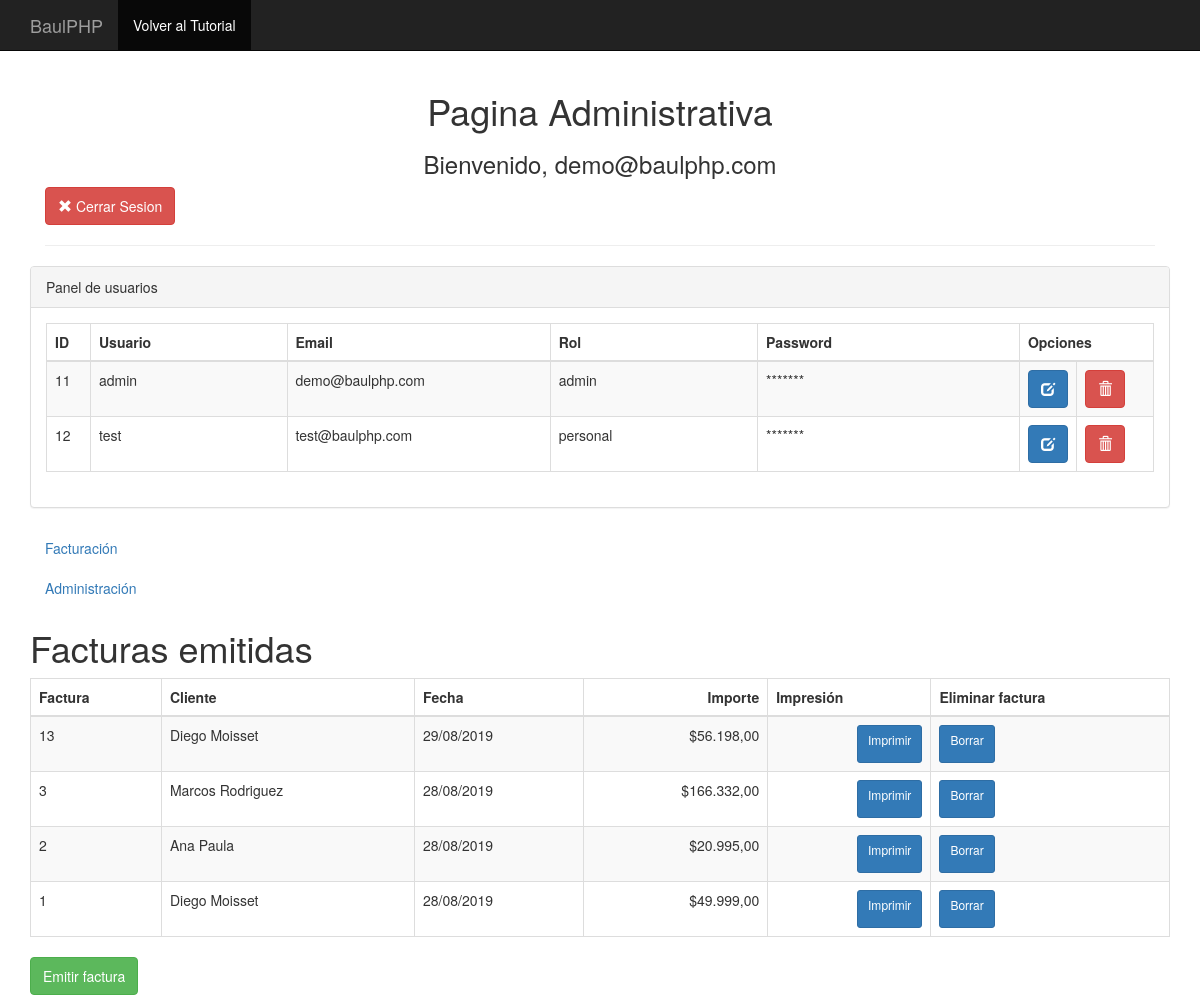
/admin/admin_portada.php (signed in), run on the app's committed database.
### tables this page shows
CREATE TABLE `mainlogin` (
  `id` int(11) NOT NULL,
  `username` varchar(15) NOT NULL,
  `email` varchar(40) NOT NULL,
  `password` varchar(20) NOT NULL,
  `role` varchar(10) NOT NULL
);

CREATE TABLE `facturas` (
  `codigo` int(11) NOT NULL AUTO_INCREMENT,
  `fecha` date DEFAULT NULL,
  `codigocliente` int(11) DEFAULT NULL,
  PRIMARY KEY (`codigo`)
);

CREATE TABLE `clientes` (
  `codigo` int(11) NOT NULL AUTO_INCREMENT,
  `nombre` varchar(50) DEFAULT NULL,
  `telefono` varchar(20) DEFAULT NULL,
  `mail` varchar(70) DEFAULT NULL,
  `direccion` varchar(70) DEFAULT NULL,
  PRIMARY KEY (`codigo`)
);

### admin/admin_portada.php (the view, shortened to what this page needs)
<!DOCTYPE html>
<html>
<head>
<link rel="stylesheet" href="../bootstrap/css/bootstrap.min.css">
</head>
	<body>
<?php include("../header.php");?>
	<div class="wrapper">
	<div class="container">
		<div class="col-lg-12">
			<center>
				<h1>Pagina Administrativa</h1>
				<h3>
				<?php
				if(isset($_SESSION['admin_login']))
				{
				?>
					Bienvenido,
				<?php
						echo $_SESSION['admin_login'];
				}
				?>
				</h3>
			</center>
			<a href="../cerrar_sesion.php"><button class="btn btn-danger text-left"><span class="glyphicon glyphicon-remove" aria-hidden="true"></span> Cerrar Sesion</button></a>
            <hr>
		</div>
		<br><br><br>
		<div class="row">
                <div class="col-lg-12">
                    <div class="panel panel-default">
                        <div class="panel-heading">
                            Panel de usuarios
                        </div>
                        <div class="panel-body">
                            <div class="table-responsive">
                                <table class="table table-striped table-bordered table-hover">
                                    <thead>
                                        <tr>
                                            <th width="4%">ID</th>
                                            <th width="18%">Usuario</th>
                                            <th width="24%">Email</th>
                                            <th width="19%">Rol</th>
                                            <th width="24%">Password</th>
											<th colspan="2">Opciones</th>
                                        </tr>
                                    </thead>
                                    <tbody>
									<?php
									require_once '../DBconect.php';
									$select_stmt=$db->prepare("SELECT id,username,email,role FROM mainlogin");
									$select_stmt->execute();
									while($row=$select_stmt->fetch(PDO::FETCH_ASSOC))
									{
									?>
                                        <tr>
                                            <td><?php echo $row["id"]; ?></td>
                                            <td><?php echo $row["username"]; ?></td>
                                            <td><?php echo $row["email"]; ?></td>
                                            <td><?php echo $row["role"]; ?></td>
                                            <td>*******</td>
											<td width="4%"><button class="btn btn-primary"><span class="glyphicon glyphicon-edit" aria-hidden="true"></span></button></td>
											<td width="7%"><button class="btn btn-danger"><span class="glyphicon glyphicon-trash" aria-hidden="true"></span></button></td>
                                        </tr>
									<?php
									}
									?>
                                    </tbody>
                                </table>
                            </div>
                        </div>
                    </div>
                </div>
	</div>
	</div>
	<?php include("../facturacion/menu.php");?>
	</body>
</html>

### facturacion/menu.php (shortened to what this page needs)
<!doctype html>
<html lang="es">
<head>
  <link rel="stylesheet" href="css/bootstrap.min.css">
</head>
<body>
  <div class="container">
    <ul class="nav mt-2">
      <li class="nav-item">
        <a class="nav-link" href="#">Facturación</a>
      </li>
      <li class="nav-item dropdown">
        <a class="nav-link dropdown-toggle" data-toggle="dropdown" href="#">Administración</a>
      </li>
    </ul>
    <?php
    $con = retornarConexion();
    $consulta = mysqli_query(
      $con,
      "select
              fact.codigo as codigo,
              date_format(fecha,'%d/%m/%Y') as fecha,
              nombre,
              round(sum(deta.precio*deta.cantidad),2) as importefactura
          from facturas as fact
          join clientes as cli on cli.codigo=fact.codigocliente
          join detallefactura as deta on deta.codigofactura=fact.codigo
          group by deta.codigofactura
          order by codigo desc"
    )
      or die(mysqli_error($con));
    $filas = mysqli_fetch_all($consulta, MYSQLI_ASSOC);
    ?>
    <h1>Facturas emitidas</h1>
    <table class="table table-striped table-bordered table-hover ">
      <thead>
        <tr>
          <th>Factura</th>
          <th>Cliente</th>
          <th>Fecha</th>
          <th class="text-right">Importe</th>
          <th>Impresión</th>
          <th>Eliminar factura</th>
        </tr>
      </thead>
      <tbody>
        <?php
        foreach ($filas as $fila) {
          ?>
          <tr>
            <td><?php echo $fila['codigo'] ?></td>
            <td><?php echo $fila['nombre'] ?></td>
            <td><?php echo $fila['fecha'] ?></td>
            <td class="text-right"><?php echo '$' . number_format($fila['importefactura'], 2, ',', '.'); ?></td>
            <td class="text-right">
              <a class="btn btn-primary btn-sm botonimprimir" role="button" href="#" data-codigo="<?php echo $fila['codigo'] ?>">Imprimir</a>
            </td>
            <td>
            <a class="btn btn-primary btn-sm botonborrar" role="button" href="#" data-codigo="<?php echo $fila['codigo'] ?>">Borrar</a>
            </td>
          </tr>
        <?php
        }
        ?>
      </tbody>
    </table>
    <button type="button" id="btnNuevaFactura" class="btn btn-success">Emitir factura</button>
  </div>
</body>
</html>

### admin/admin_portada.php (style rules this page uses)
.form-control, .btn { min-height: 38px; border-radius: 2px; }
.btn { font-size: 15px; font-weight: bold; }

### data on the page
mainlogin: id "11", username "admin", email "demo@baulphp.com", role "admin"
mainlogin: id "12", username "test", email "test@baulphp.com", role "personal"
facturas: codigo "13", clientes.nombre "Diego Moisset", fecha "29/08/2019", importefactura "56.198,00"
facturas: codigo "3", clientes.nombre "Marcos Rodriguez", fecha "28/08/2019", importefactura "166.332,00"
facturas: codigo "2", clientes.nombre "Ana Paula", fecha "28/08/2019", importefactura "20.995,00"
facturas: codigo "1", clientes.nombre "Diego Moisset", fecha "28/08/2019", importefactura "49.999,00"

### other printed values
$_SESSION['admin_login'] "demo@baulphp.com"
